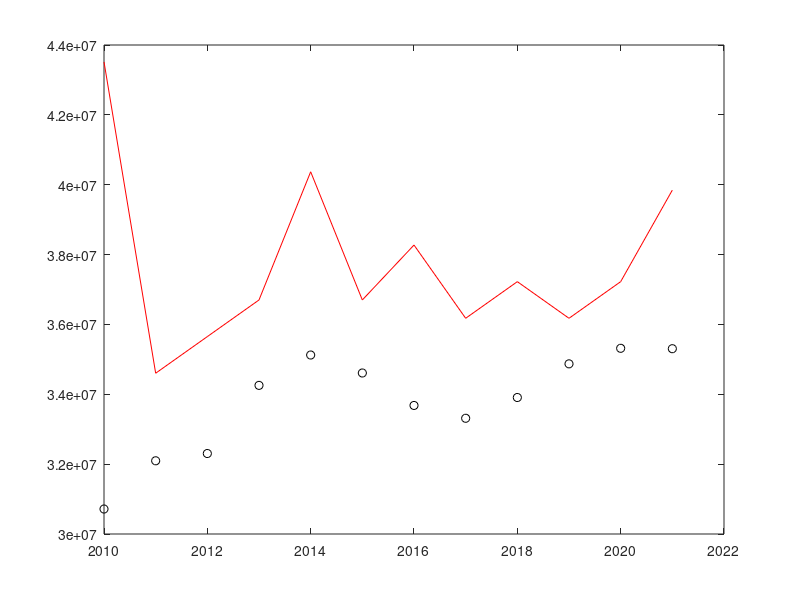

MATLAB code for this plot:
#utilizando polyfit
clc, clear all, close all, format long

##Pontos = [2.4,11.2;
##          2.6,13.46;
##          2.8,16.44;
##          3.0,20.08;
##          3.2,24.53;
##          3.4,29.96;
##          3.6,36.59;
##          3.8,44.70];
Pontos = [2010,30715460; #Produção de leite por ano
          2011,32096214;
          2012,32304421;
          2013,34255236;
          2014,35124360;
          2015,34609588;
          2016,33680401;
          2017,33313230;
          2018,33907899;
          2019,34871669;
          2020,35316667;
          2021,35305047];
Pn = polyfit(Pontos(1:length(Pontos),1),Pontos(1:length(Pontos),2),13);

y = polyval(Pn,Pontos(1:length(Pontos)));

plot(Pontos(1:length(Pontos)),y,'r-');
hold on
plot(Pontos(1:length(Pontos),1),Pontos(1:length(Pontos),2),'ko');

